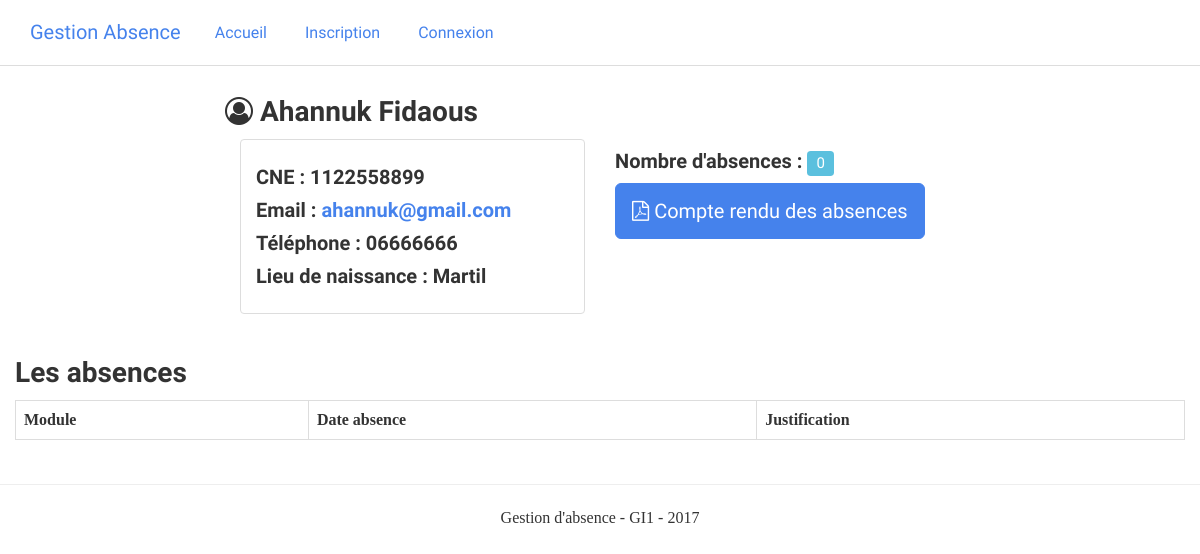
The page /etudiant.php?id=1 on the database as committed earlier.
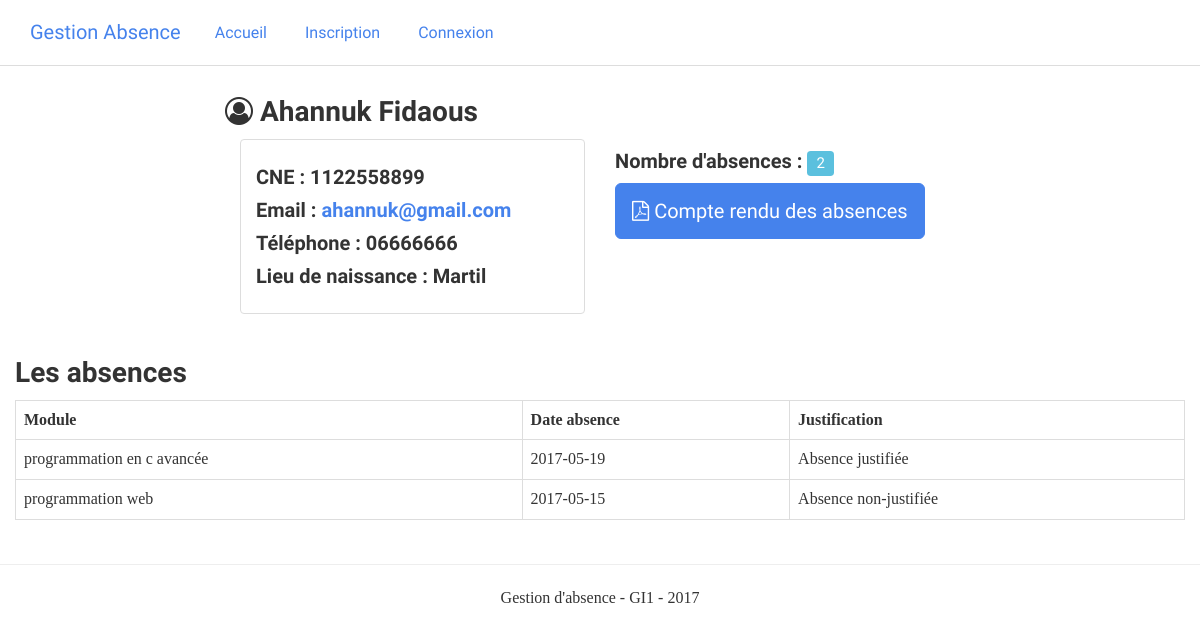
The same page on the database as committed later.
### tables this page shows
CREATE TABLE IF NOT EXISTS `absence` (
  `id` int(11) NOT NULL AUTO_INCREMENT,
  `id_etudiant` int(11) NOT NULL,
  `crn_horaire` varchar(255) NOT NULL,
  `type_absence` varchar(255) NOT NULL,
  `is_old` tinyint(1) NOT NULL DEFAULT '0',
  `module` varchar(255) DEFAULT NULL,
  `professeur` int(11) DEFAULT NULL,
  `date_absence` date DEFAULT NULL,
  PRIMARY KEY (`id`),
  KEY `id_etudiant` (`id_etudiant`)
);

### files/functions.php (called while the page is built, shortened)
<?php
function database()
{
    $host = "127.0.0.1";
    $username = "root";
    $password = "";
    $database = "gab";
    $db = new PDO("mysql:host=" . $host . ";dbname=" . $database, $username, $password,
        array(
            PDO::MYSQL_ATTR_INIT_COMMAND => 'SET NAMES UTF8',
            PDO::ATTR_ERRMODE => PDO::ERRMODE_SILENT
        )
    );
    return $db;
}
function getEtudiant($id)
{
    $student = "";
    $db = database();
    $sttm = $db->prepare("SELECT * FROM etudiant where id=:id");
    $sttm->bindParam(':id', $id);
    if ($sttm->execute()) {
        $student = $sttm->fetch(PDO::FETCH_ASSOC);
        return $student;
    }
    return $student;
}
function calculerAbsences($id)
{
    $nombreAbsences = 0;
    $db = database();
    $sttm = $db->prepare("SELECT count(id_etudiant) FROM absence where id_etudiant=:id and is_old=0 ");
    $sttm->bindParam(':id', $id);
    if ($sttm->execute()) {
        $nombreAbsences = $sttm->fetch(PDO::FETCH_ASSOC);
        return $nombreAbsences;
    }
    return $nombreAbsences;
}
function listAbsenceParEtudiant($id)
{
    $absences_ = $absences = [];
    $db = database();
    $sttm = $db->prepare("SELECT * FROM absence where id_etudiant=:id and is_old=0");
    $sttm->bindParam(":id", $id);
    if ($sttm->execute()) {
        $absences_ = $sttm->fetchAll();
        foreach ($absences_ as $a) {
            $sttm2 = $db->prepare("SELECT * FROM etudiant where id=:id");
            $sttm2->bindParam(":id", $a["id_etudiant"]);
            if ($sttm2->execute()) {
                $etudiant = $sttm2->fetch(PDO::FETCH_ASSOC);
                $a["nom"] = $etudiant["nom"];
                $a["prenom"] = $etudiant["prenom"];
                $a["cne"] = $etudiant["cne"];
                $a["email"] = $etudiant["email"];
                $absences [] = $a;
            }
        }
        return $absences;
    }
    return $absences;
}

### etudiant.php (the view, shortened to what this page needs)
<?php
require "header.php";
$etudiant = getEtudiant($_GET["id"]);
$nombreAbsences = calculerAbsences($_GET["id"]);
$absences = listAbsenceParEtudiant($_GET["id"]);
?>
<div class="container">
    <div class="row">
        <div class="col-md-8 col-md-offset-2">
            <h3><i class="fa fa-user-circle-o"></i> <?=$etudiant["nom"] ?> <?=$etudiant["prenom"] ?></h3>
            <div class="col-md-6">
                <div class="panel panel-default">
                    <div class="panel-body">
                        <h4>CNE : <?= $etudiant["cne"]; ?></h4>
                        <h4>Email : <a target="_blank" href="mailto:<?=$etudiant["email"]; ?>"><?= $etudiant["email"]; ?></a></h4>
                        <h4>Téléphone : <?= $etudiant["telephone"]; ?></h4>
                        <h4>Lieu de naissance : <?= $etudiant["lieu_naissance"]; ?></h4>
                    </div>
                </div>
            </div>
            <div class="col-md-6">
                <h4>Nombre d'absences : <span class="label label-info"><?=$nombreAbsences["count(id_etudiant)"] ?></span></h4>
                <div class="form-group">
                    <a href="absence_etudiant_pdf.php?id=<?=$etudiant["id"]; ?>" class="btn btn-primary btn-lg"><i class="fa fa-file-pdf-o"></i> Compte rendu des absences</a>
                </div>
            </div>
        </div>
    </div>
    <div class="row">
        <h3>Les absences</h3>
        <table class="table table-bordered" >
            <tr>
                <th>Module</th>
                <th>Date absence</th>
                <th>Justification</th>
            </tr>
            <?php foreach($absences as $a): ?>
            <tr>
                <td><?=$a["module"] ?></td>
                <td><?=$a["date_absence"] ?></td>
                <td><?=$a["type_absence"] ?></td>
            </tr>
            <?php endforeach; ?>
        </table>
    </div>
</div>
<?php require "footer.php"; ?>

Rows that differ between the two databases and show on the page:
added absence: module "programmation en c avancée", date_absence "2017-05-19", type_absence "Absence justifiée"
added absence: module "programmation web", date_absence "2017-05-15", type_absence "Absence non-justifiée"
Other text that changed with them:
$nombreAbsences["count(id_etudiant)"]: "0" → "2"
